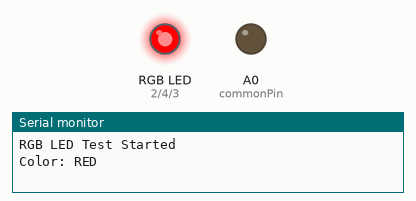
The sketch below on a simulated Arduino Uno, built with avr-gcc and run on an emulated ATmega328P. On the bench: an RGB LED mixed from three pins (HIGH = lit), output pins drawn as LEDs (lit = HIGH), the last lines printed to the serial monitor.

Above: at 0.5 s.
At 1.5 s:
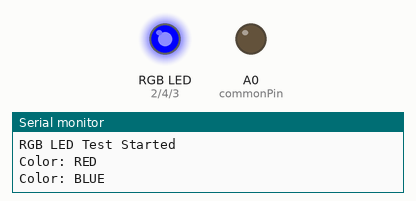
At 5.5 s:
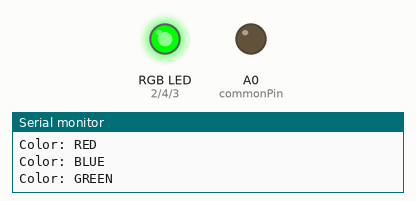
Timing chart, 0 to 6.9 s (numbered marks = the images above):
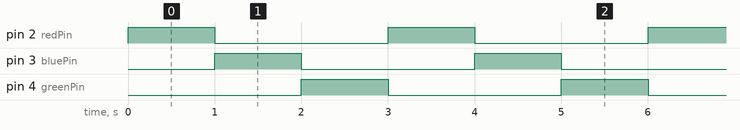

The sketch:

final_project_start.ino
```cpp
const byte commonPin = A0;
const byte redPin = 2;
const byte bluePin = 3;
const byte greenPin = 4;

// Track current state
int state = 0;

void setup() {
  Serial.begin(9600);  // ✅ Initialize Serial

  pinMode(commonPin, OUTPUT);
  pinMode(redPin, OUTPUT);
  pinMode(bluePin, OUTPUT);
  pinMode(greenPin, OUTPUT);

  digitalWrite(commonPin, LOW); // change to HIGH if common anode

  Serial.println("RGB LED Test Started");
}

void setColor(byte red, byte blue, byte green, const char* colorName) {
  digitalWrite(redPin, red);
  digitalWrite(bluePin, blue);
  digitalWrite(greenPin, green);

  // ✅ Print what’s happening
  Serial.print("Color: ");
  Serial.println(colorName);
}

void loop() {
  switch (state) {
    case 0:
      setColor(HIGH, LOW, LOW, "RED");
      break;

    case 1:
      setColor(LOW, HIGH, LOW, "BLUE");
      break;

    case 2:
      setColor(LOW, LOW, HIGH, "GREEN");
      break;
  }

  state++;
  if (state > 2) state = 0;

  delay(1000);
}
```

Measured:
- by itself, pin 2 (redPin), pin 3 (bluePin), pin 4 (greenPin): alternates HIGH for 1.0 s and LOW for 2.0 s
- by itself, everything shown: repeats every 3.0 s, in 3 steps
